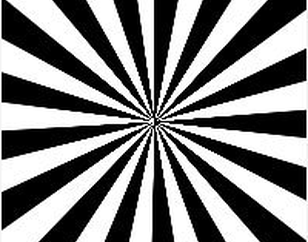
%> input picture rays.png (cropped and resized to the size of MATLAB's example picture), 308 x 242 px, given in place of eight.tif, which was not available
$ octave ca3.m   (GNU Octave 9; MATLAB toolbox functions it lacks are replaced by stand-ins)
%> lines starting %> are read from the running program, lines starting %| are printed output that depends on the picture; in (x1, y1, x2, y2) boxes, pixels count from 0 and x2, y2 are one past the last pixel; in counts of white or black regions, pixels touching at a corner belong together; the program's own positions count from 1; long printed decimals are rounded; pictures that were not available may be replaced by others from this repository, and a replacement may not be noted
### medfilt2_nd.m
function xx = medfilt2_nd(y)
T=1;
y = double(y);
x=medfilt2(y,[3 3]);
c=(y==0)|(y==255);
xx=c.*x+(1-c).*y;
end

### tv.m
% tv.m - Total-Variation denoising

function ZN = tv(ZN,iterate);

[m,n] = size(ZN);
lambda = 0.250;

for i = 1:iterate,
   ZN=ZN+lambda*div_grad_vese(ZN, 1, 0.0001);
end

### shiftImage.m
function r = shiftImage( f, di, dj )
% Translation of an image
[N,M]=size(f);

if di>0
    iind = [(di+1):N, N*ones(1,di)];
elseif di<0
    iind = [ ones(1,-di), 1:(N+di) ];
else
    iind = 1:N;
end
if dj>0
    jind = [(dj+1):M, M*ones(1,dj)];
elseif dj<0
    jind = [ ones(1,-dj), 1:(M+dj) ];
else
    jind = 1:M;
end
r = f( iind, jind );

### notch_filter.m
function xx = notch_filter(y,R)
%NOTCH_FILTER Summary of this function goes here
%   Detailed explanation goes here
[M,N]=size(y);
Y=fftshift(fft2(y));
H=ones(256);
eps=2;
%[dx,dy]=meshgrid(1:N,1:M);
%d=abs(sqrt((dx-M/2).^2+(dy-N/2).^2)-R);

%H=H-(d<eps);
for i=1:M
    for j=1:N
        d=abs(sqrt((i-M/2)^2+(j-N/2)^2)-R);
        if d<eps
            H(i,j)=0;
        end
    end
end
XX=Y.*H;
xx=abs(ifft2(XX));
end

### div_grad_vese.m
function out = div_grad_vese(u, h, r)

%[c1,c2,c3,c4]=compute_c(u, h, r);
[c1,c2,c3,c4]=compute_phi_c(u, h, r, 1);
[u_cpc,u_cmc,u_ccp,u_ccm]=fourshifts(u);
%out =(c1.*(u_cpc-u)+c2.*(u_cmc-u)+c3.*(u_ccp-u)+c4.*(u_ccm-u))/(h*h);

out = ((c1.*u_cpc+c2.*u_cmc+c3.*u_ccp+c4.*u_ccm)-(c1+c2+c3+c4).*u)/(h*h);

### compute_phi_c.m
function [c1,c2,c3,c4]=compute_phi_c(u, h, r, option)

c00 = u;
[cpc,cmc,ccp,ccm,cpcp,cmcp,cpcm,cmcm]=eightshifts(u);

c1 = psi1(sqrt((cpc-c00).^2 + (minmod(ccp-c00,c00-ccm)).^2)/h,r);
c2 = psi1(sqrt((c00-cmc).^2 + (minmod(cmcp-cmc,cmc-cmcm)).^2)/h,r);
c3 = psi1(sqrt((ccp-c00).^2 + (minmod(cpc-c00,c00-cmc)).^2)/h,r);
c4 = psi1(sqrt((c00-ccm).^2 + (minmod(cpcm-ccm,ccm-cmcm)).^2)/h,r);

function out = psi1(im,r)
out = 1./sqrt(r+im.*im);

### fourshifts.m
function [cpc,cmc,ccp,ccm]=fourshifts(u)
    cpc = shiftImage( u, 1, 0 );
    cmc = shiftImage( u, -1 , 0);
    ccp = shiftImage( u, 0, 1 );
    ccm = shiftImage( u, 0, -1 );

### eightshifts.m
function [cpc,cmc,ccp,ccm,cpcp,cmcp,cpcm,cmcm]=eightshifts(u)
    [cpc,cmc,ccp,ccm] = fourshifts(u);
    cpcp = shiftImage( u, 1, 1 );
    cmcp = shiftImage( u, -1 , 1);
    cpcm = shiftImage( u, 1, -1 );
    cmcm = shiftImage( u, -1, -1 );

### minmod.m
function out = minmod(a,b)

out = ((sign(a)+sign(b))/2).*min(abs(a), abs(b));

### ca3.m
%%%%%%%%%%%%%%%%%%%%%%%%%%%%%%%%%%%%%%%%%%%%%%%%%%%%%%%%%%%%%%%%%%%%%%%
% ICSI471/571 Introduction to Computer Vision Spring 2024
% Copyright: Xin Li@2024
% Computer Assignment 3: Image Denoising and Filtering
% Due Date: Mar. 7, 2024
%%%%%%%%%%%%%%%%%%%%%%%%%%%%%%%%%%%%%%%%%%%%%%%%%%%%%%%%%%%%%%%%%%%%%%%

% General instructions:
% 1. Wherever you see a pair of <...>, you need to replace <>
% by the MATLAB code you come up with
% 2. Wherever you see a pair of [...], you need to write a new MATLAB
% function with the specified syntax
% 3. Wherever you see a pair of {...}, you need to write your answers as
% MATLAB annotations, i.e., starting with %

% The objective of this assignment is to play with various image
% filtering and transform related MATLAB functions and feel about the difference
% between linear and nonlinear filters.
% MATLAB functions: imnoise, medfilt2, fspecial, imfilter, conv2, filter2, imfilter, fft2, dct2

% Part I: Image denoising experiments (5 points)

% 1. salt-and-pepper noise (2 points)
x=double(imread('eight.tif'));
%> x: size 242x308 double; min 0, max 255, mean 127.1; mean of the top-left, top-right, bottom-left and bottom-right quarters 131, 123.4, 131.6, 122.3
% learn how to use imnoise function to add salt-and-pepper noise to an
% image
y = imnoise(uint8(x),'salt & pepper', 0.2);
imshowpair(x,y,'montage');
%y=<contaminate image x by salt-pepper noise with p=0.2>;
% verify you have got the noisy image right
% the answer should be around 0.8
mean2(x==y)
%> ans = 0.842
% apply median filtering to the noisy image
x1= medfilt2(y);%<apply median filtering to noisy image y>;
%[you are asked to write a new MATLAB function called medfilt2_nd.m which
%implements the median filtering with noise detection (refer to PPT slide #24)]
x2=medfilt2_nd(y);
%> in medfilt2_nd, `c=(y==0)|(y==255);`:
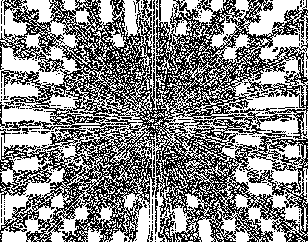
%> c: size 242x308 logical; 54.1% white; black in thin lines or dots
imshowpair(x1,x2,'montage');
%<compare denoised images x1 and x2 side-by-side>
%x2 looks clearer than x1

% 2. additive white Gaussian noise (2 points)
x=double(imread('rays.png'));
%> x: size 200x200 double; min 0, max 255, mean 128.1
% learn how to use imnoise or randn function to add additive white Gaussian noise to an image
% hint: you might find imnoise is more clumsy to use than randn for this
% part (i.e., to reach the noise power specified by its variance)
y=x+randn(size(x))*20;
%> y: size 200x200 double
y1=imnoise(x/255,'gaussian')*255;
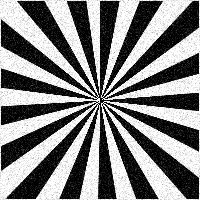
%> y1: size 200x200 double; min 0, max 255, mean 128.1; mean of the top-left, top-right, bottom-left and bottom-right quarters 134.5, 123.1, 133, 121.7
%y=imnoise(x,'gaussian',0,20);%<contaminate image x by additive white Gaussian noise with sigma=20>;
% verify you have got the noisy image right
% the answer should be around 400
var(x(:)-y1(:))
%> ans = 339.2
% apply Gaussian filtering to the noisy image
% use >help fpsecial to learn how to create a Gaussian kernel
% use >help imfilter to learn how to apply image filtering with a spcificed
% kernel
f=fspecial('gaussian',[9 9],0.5);%<a 2D 9-by-9 Gaussian kernel with sigma: sigma is at your own choice>;
x1=imfilter(x,f);%<apply Gaussian filtering to noisy image y>;
%> x1: size 200x200 double
% you are given a nonlinear image filtering function called tv.m (TV stands for total-variation)
% learn how to use this function (no more programming is needed)
x2=tv(y,10);%<apply Total-Variation filtering to the noisy image y for n times: n is at your own choice>;
%> the loop in tv, `for i = 1:iterate,` made 10 passes
%> pass 1, in shiftImage (call 4), `r = f( iind, jind );`:
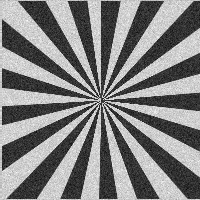
%> r: size 200x200 double; min -80.03, max 329.7, mean 128; mean of the top-left, top-right, bottom-left and bottom-right quarters 135, 122.5, 134.6, 119.7; drawn with min black and max white
% Note: You might choose to manually optimize the choice of sigma or n in
% this assignment; but more generally it is an optimization problem - i.e.,
% how do we automatically choose the parameter of an image processing
% algorithm. If you want to dig deeper, you might come up with an algorithm
% to automatically stop the TV iteration without user interference.
% Warning: you will need to work with double format to have correct
% answers for MSE - uint8 tends to produce smaller but wrong MSE results.
%<compare the MSE of images x1 and x2: i.e., ||x-x1|| and ||x-x2||>
%mean2((x-x1)==(x-x2));
mse1 = immse(x, x1);
%> mse1 = 190.7
mse2 = immse(x,x2);
%> mse2 = 245.7
fprintf('MSE between x and x1: %f\n',mse1);
%| MSE between x and x1: 190.682
fprintf('MSE between x and x2: %f\n',mse2);
%| MSE between x and x2: 245.709

% 3 simulated periodic noise (1 point)
load periodic_noise.mat
%[you are asked to write a new MATLAB function called notch_filter.m which
%implements the notch filtering (refer to PPT slide #57)]
R=64;%<you need to decide the radius of notch filter circular support>;
x3=notch_filter(y,R);
%> after the loop in notch_filter, `for i=1:M`: H: size 256x256 double; values 0 (black) and 1 (white), 97.5% white; 1 black region, box (x1, y1, x2, y2) and area: (62, 62, 193, 193) 1608
%<compare the damaged and denoised images y and x3 side-by-side>
%imshowpair(y,x3,'montage');
imshow([y x3],[]);
%Looks less noisy, but not as clear as the one in demo_denoise

% Part 2: Image filtering/transform experiments (5 points)

% 1. 2D convolution (2 points)
x1=double(imread('monroe.bmp'));
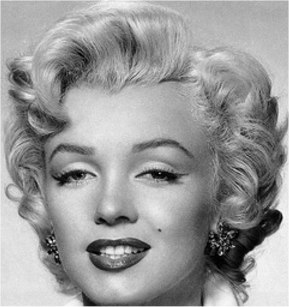
%> input picture monroe.bmp, 289 x 307 px
%> x1: size 307x289 double; min 0, max 254, mean 153.6; mean of the top-left, top-right, bottom-left and bottom-right quarters 161.3, 159.1, 163.4, 131
[M,N]=size(x1);
%> M = 307; N = 289
% you can directly do 2D convolution in spatial domain
% by call function conv2
% specify a linear motion blurring kernel
h = fspecial('motion',20,45);
y1=conv2(x1,h);%<convolution of x and h>;
%> y1: size 321x303 double
% verify you have got a motion-blurred image
% along the diagonal direction (45-degree)
imshow(y1,[]);
% now let us see how to implement 2D convolution
% by FFT method (for images, we use fft2)
% for image, we do not need to specify dimension
X1=fft2(x1);%<apply fft2 to image x>;
% for kernel, you can specify the size of FT by
% using FFT2(X,MROWS,NCOLS)
H=fft2(h,M,N);%<apply fft2 with size M-by-N to kernel h>;
%{Why do we need to specify the size of Fourier Transform
%    here?}
% To ensure that the calculations are applied on the correct values in the
% MxN matrix
% spatial-domain convolution is equivalent to frequency-domain product
Z1=X1.*H;
z1=ifft2(Z1);
% verify it does look like y (the result of direct-convolution)
imshow(abs(z1),[]);
% z1 does look like y, except for the top and left boundaries.

% 2. 2D FFT vs. DCT (2 points)
x2=double(imread('einstein.bmp'));
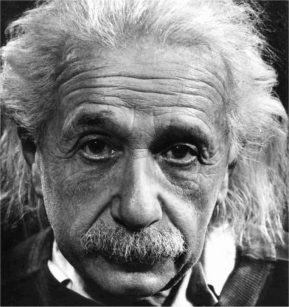
%> input picture einstein.bmp, 289 x 307 px
%> x2: size 307x289 double; min 9, max 254, mean 126.2; mean of the top-left, top-right, bottom-left and bottom-right quarters 122.2, 164.6, 76.7, 141
% learn how to display the 2D FFT of an image
% with proper arrangement of frequency band
% >help fftshift
X2=fftshift(fft2(x2));
imshow(abs(X2),[]);
%{where is the low-frequency region in X2?}
% The low frequency region is in the middle . fftshift re-arranges the
% quadrants of the fft so that the low frequency regions are in the middle.
% learn how to apply 2D discrete cosine transform to an image
% > help dct2
Y2=dct2(x2);
imshow(log(abs(Y2)+1),[]);
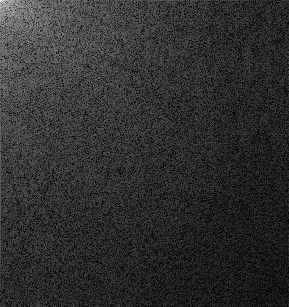
%> displayed picture: size 307x289, on the screen's scale of 0 to 255; min 0, max 255, mean 47.2
%{where is the low-frequency region in Y2?}
%The low frequency region in Y2 is in the top left of the image.
% the following calculation verifies so-called Parseval's identify
% which says the energy is preserved after FT or DCT
sum(sum(x2.*x2))
%> ans = 1841263491
sum(sum(abs(X2).^2))/(M*N)
%> ans = 1841263491
sum(sum(Y2.*Y2))
%> ans = 1.84e+09

% 3. Low-pass and High-pass filter (1 point)
% This part attempts to create an einstein-monroe illusion
% like what you have seen in intro.zip (marilyneinstein.jpg) by playing with
% low-pass and high-pass filters.
sigma = 3;
filter_size = 6*sigma+1;
h = fspecial('gaussian',filter_size,sigma);
x1m=imfilter(x1,h,'replicate');%<apply a low-pass filter to x1>;
imshow(uint8(x1m));
% Hint: all-pass=low-pass+high-pass
x2l = imfilter(x2,h,'replicate');
x2m=x2-x2l;%imfilter(x2,h,'replicate');%<apply a high-pass filter to x2>;
x12=(x1m+x2m)/2;
% Does it look like einstein at a close distance and monroe at a far
% distance? If not, what could be the reasons? The bonus part of this CA
% will supply a better tool for creating the desired illusion.
%It does look like a blend of einstein and monroe.
imshow(uint8(x12));
%<display the mixed image x12>

% Bonus part: Einstein or Monroe? (1 point)
x=imread('marilyneinstein.jpg');
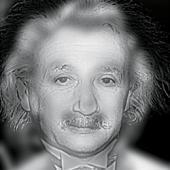
%> input picture marilyneinstein.jpg, 170 x 170 px
%> x is the input picture: size 170x170x3 uint8; mean R, G, B 114.8, 115.9, 116.7
% Is this a picture of Albert Einstein? Yes. But wait - look at it far away
% Do you see Marillyne Monroe now? That is strange!!!
imshow(x,[]);
% can you separate the image of Einstein from that of Monroe?
% Hint: roughly speaking, we want to separate spatially high-frequency from low-frequency
% Please do not try too hard on this one because it is still an open research problem.
% Demonstrating partial success is sufficient for meriting the bonus half-point.
%{create two images from x - one looks more like Einstein and the other more like Monroe}
